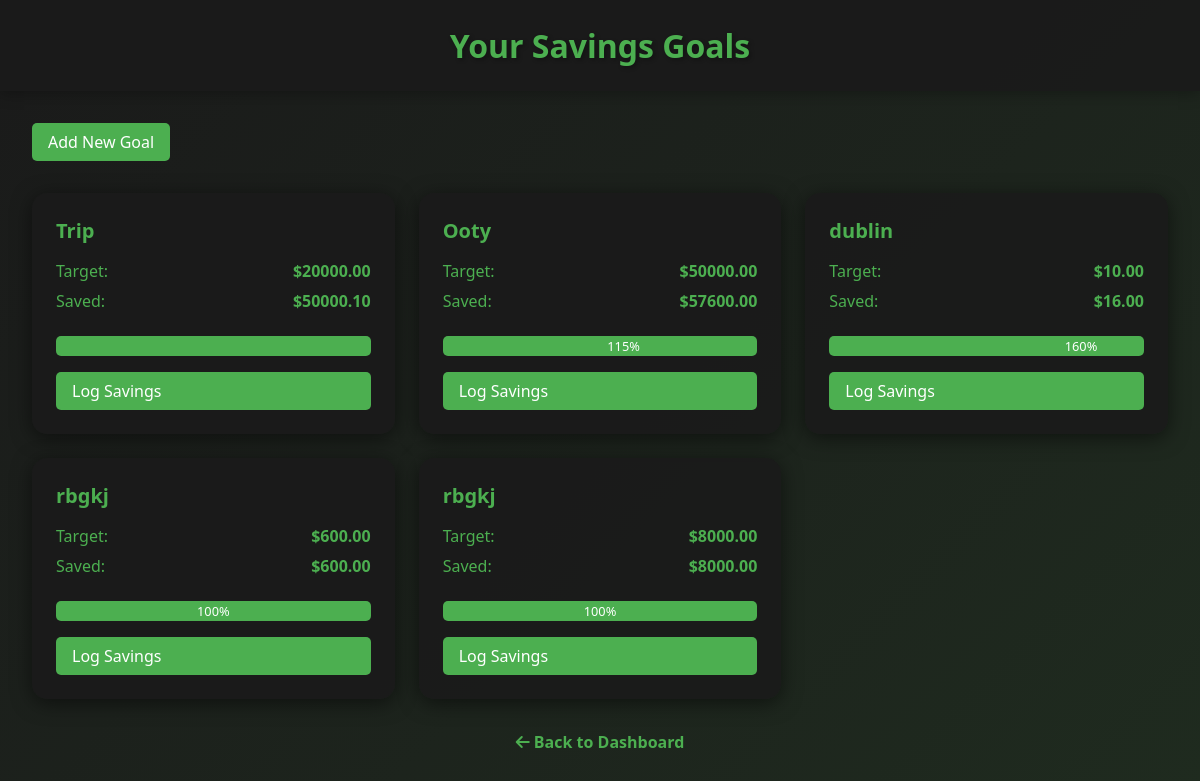
/savings-goals/ (signed in), run on the app's committed database.
### financeapp/models.py (models this page shows, shortened)
class SavingsGoal(models.Model):
    user = models.ForeignKey(User, on_delete=models.CASCADE)
    name = models.CharField(max_length=100)
    target_amount = models.DecimalField(decimal_places=2, max_digits=10)
    current_amount = models.DecimalField(decimal_places=2, max_digits=10, default=0)
    deadline = models.DateField(null=True, blank=True)

### financeapp/views.py (the view)
# urls.py: path('savings-goals/', views.savings_goals_view, name='savings_goals'),
@login_required
def savings_goals_view(request):
    goals = SavingsGoal.objects.filter(user=request.user) # pylint: disable=no-member
    for goal in goals:
        goal.target_dollars = goal.target_amount
        goal.current_dollars = goal.current_amount
    return render(request, 'savings_goals.html', {'goals': goals})

### financeapp/templates/savings_goals.html (shortened to what this page needs)
<!DOCTYPE html>
<html lang="en">
<head>
    {% load static %}
    <link rel="stylesheet" href="{% static 'css/savings_goals.css' %}">
     <link rel="stylesheet" href="https://cdnjs.cloudflare.com/ajax/libs/font-awesome/6.0.0-beta3/css/all.min.css">
</head>
<body>
    <header>
        <h1>Your Savings Goals</h1>
    </header>
    <main>
        <div class="actions">
            <a href="{% url 'add_savings_goal' %}" class="btn-add">Add New Goal</a>
        </div>
        <div class="goals-grid">
            {% for goal in goals %}
            <div class="goal-card">
                <h2 class="goal-title">{{ goal.name }}</h2>
                <div class="goal-details">
                    <div class="goal-amount">
                        <p>Target: <span>${{ goal.target_dollars|floatformat:2 }}</span></p>
                        <p>Saved: <span>${{ goal.current_dollars|floatformat:2 }}</span></p>
                    </div>
                    <div class="progress-container">
                        <div class="progress-bar"
                             style="width: {% widthratio goal.current_amount goal.target_amount 100 %}%">
                            <span class="progress-text">
                                {% widthratio goal.current_amount goal.target_amount 100 %}%
                            </span>
                        </div>
                    </div>
                    <a href="{% url 'log_savings' goal.id %}" class="btn-log">Log Savings</a>
                </div>
            </div>
            {% endfor %}
        </div>
                    <a href="{% url 'dashboard' %}" class="back-link">
            <i class="fas fa-arrow-left"></i> Back to Dashboard
        </a>
    </main>
</body>
</html>

### financeapp/static/css/savings_goals.css (style rules this page uses)
* { margin: 0; padding: 0; box-sizing: border-box; font-family: 'Segoe UI', Tahoma, Geneva, Verdana, sans-serif; }
body { min-height: 100vh; background: linear-gradient(135deg, #1a1a1a 0%, #1f2b1f 100%); color: #4CAF50; display: flex; flex-direction: column; }
header { background-color: rgba(26, 26, 26, 0.9); padding: 1.5rem; text-align: center; box-shadow: 0 2px 15px rgba(0, 0, 0, 0.3); }
header h1 { color: #4CAF50; font-size: 2rem; text-shadow: 2px 2px 4px rgba(0, 0, 0, 0.3); }
main { flex: 1; padding: 2rem; max-width: 1200px; margin: 0 auto; width: 100%; animation: fadeIn 0.5s ease-out; }
.actions { margin-bottom: 2rem; }
.btn-add, .btn-log { padding: 0.5rem 1rem; background-color: #4CAF50; color: white; border: none; border-radius: 5px; cursor: pointer; transition: background-color 0.3s ease; text-decoration: none; display: inline-block; }
.goals-grid { display: grid; grid-template-columns: repeat(auto-fill, minmax(300px, 1fr)); gap: 1.5rem; margin-bottom: 2rem; }
.goal-card { background-color: rgba(26, 26, 26, 0.9); border-radius: 15px; padding: 1.5rem; box-shadow: 0 4px 20px rgba(0, 0, 0, 0.5); }
.goal-title { color: #4CAF50; font-size: 1.25rem; margin-bottom: 1rem; }
.goal-details { display: flex; flex-direction: column; gap: 1rem; }
.goal-amount p { margin-bottom: 0.5rem; display: flex; justify-content: space-between; }
.goal-amount span { font-weight: bold; }
.progress-container { background-color: rgba(255, 255, 255, 0.1); border-radius: 5px; overflow: hidden; height: 20px; }
.progress-bar { background-color: #4CAF50; height: 100%; transition: width 0.3s ease; display: flex; align-items: center; justify-content: center; }
.progress-text { color: white; font-size: 0.8rem; }
.back-link { display: block; text-align: center; margin-top: 1.5rem; color: #4CAF50; text-decoration: none; font-weight: bold; transition: all 0.3s ease; }

### data on the page
SavingsGoal: name "Trip", target_dollars "20000.00", current_dollars "50000.10"
SavingsGoal: name "Ooty", target_dollars "50000.00", current_dollars "57600.00", current_amount+target_amount "115"
SavingsGoal: name "dublin", target_dollars "10.00", current_dollars "16.00", current_amount+target_amount "160"
SavingsGoal: name "rbgkj", target_dollars "600.00", current_dollars "600.00", current_amount+target_amount "100"
SavingsGoal: name "rbgkj", target_dollars "8000.00", current_dollars "8000.00", current_amount+target_amount "100"
